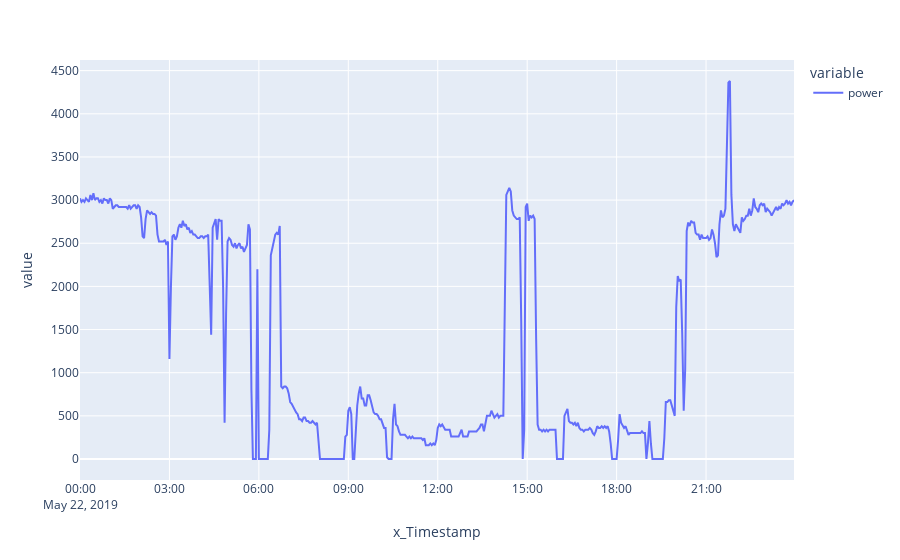

Here is the notebook cell this chart was saved with:
### Code cell
g['power'].plot()

### Figure 1 — Plotly figure (JSON) as saved in the notebook; plotly's stock layout.template omitted (floating-point values rounded to 4 significant figures; data arrays with more than 128 entries replaced by an {"elided": "..."} marker saying what was removed)
{"data": [{"hovertemplate": "variable=power<br>x_Timestamp=%{x}<br>value=%{y}<extra></extra>", "legendgroup": "power", "line": {"color": "#636efa", "dash": "solid"}, "mode": "lines", "name": "power", "orientation": "v", "showlegend": true, "type": "scatter", "x": {"elided": "480 str values"}, "xaxis": "x", "y": {"elided": "480 float values"}, "yaxis": "y"}], "layout": {"legend": {"title": {"text": "variable"}, "tracegroupgap": 0}, "margin": {"t": 60}, "xaxis": {"anchor": "y", "domain": [0, 1], "title": {"text": "x_Timestamp"}}, "yaxis": {"anchor": "x", "domain": [0, 1], "title": {"text": "value"}}}}
